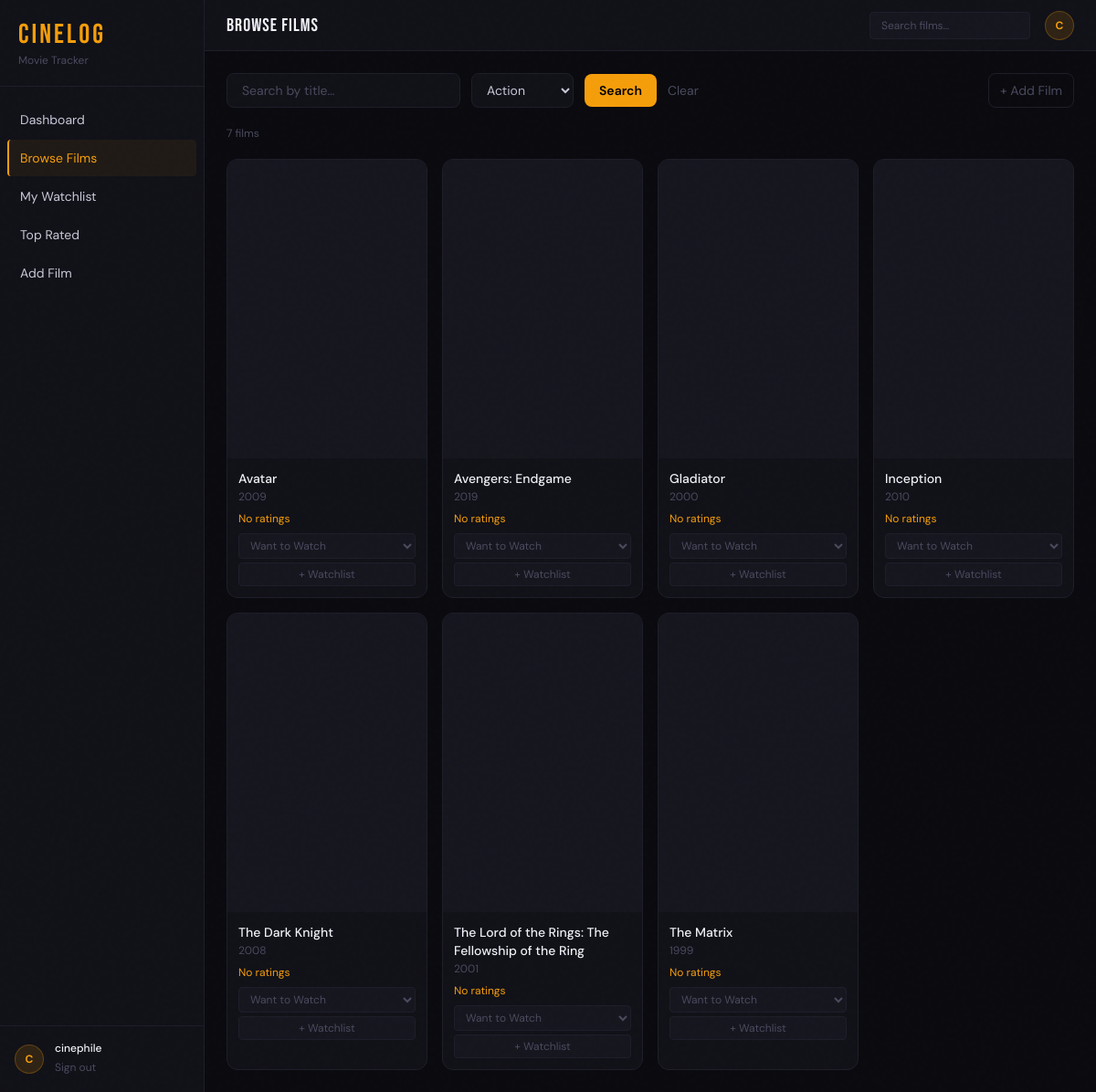
The app's page /movies.php?genre=Action (signed in) with its own data.
### tables this page shows
CREATE TABLE Movies (
    movie_id        INT AUTO_INCREMENT PRIMARY KEY,
    title           VARCHAR(200) NOT NULL,
    release_year    YEAR,
    duration_mins   INT,
    language        VARCHAR(50),
    poster_url      VARCHAR(500),
    created_at      DATETIME DEFAULT CURRENT_TIMESTAMP
);

### includes/db.php (called while the page is built, shortened)
<?php
function db_connect()
{
    static $conn = null;
    if ($conn === null) {
        $conn = new mysqli(DB_HOST, DB_USER, DB_PASS, DB_NAME);
        $conn->set_charset('utf8mb4');
    }
    return $conn;
}
function get_param_types(array $params): string
{
    $types = '';
    foreach ($params as $param) {
        if (is_int($param)) {
            $types .= 'i';
        } elseif (is_float($param)) {
            $types .= 'd';
        } else {
            $types .= 's';
        }
    }
    return $types;
}
function ref_values(array &$arr): array
{
    $refs = [];
    foreach ($arr as $key => $value) {
        $refs[$key] = &$arr[$key];
    }
    return $refs;
}
function db_prepare(string $sql, array $params = [])
{
    $conn = db_connect();
    $stmt = $conn->prepare($sql);
    if (!empty($params)) {
        $types = get_param_types($params);
        call_user_func_array([$stmt, 'bind_param'], array_merge([$types], ref_values($params)));
    }
    return $stmt;
}
function db_fetch_all(string $sql, array $params = []): array
{
    $stmt = db_prepare($sql, $params);
    $stmt->execute();
    $result = $stmt->get_result();
    $rows = $result->fetch_all(MYSQLI_ASSOC);
    return $rows ?: [];
}

### movies.php (the view, shortened to what this page needs)
<?php
$q = trim($_GET['q'] ?? '');
$genre = trim($_GET['genre'] ?? '');
$params = [$_SESSION['user_id']];
$sql = "SELECT DISTINCT m.movie_id, m.title, m.release_year, m.duration_mins, m.language, m.poster_url, ROUND(AVG(r.score),1) AS avg_score, COUNT(DISTINCT r.rating_id) AS rating_count, w.status AS my_status FROM Movies m LEFT JOIN Ratings r ON r.movie_id = m.movie_id LEFT JOIN Watchlist w ON w.movie_id = m.movie_id AND w.user_id = ? LEFT JOIN MovieGenres mg ON mg.movie_id = m.movie_id LEFT JOIN Genres g ON g.genre_id = mg.genre_id WHERE 1=1";
if ($genre !== '') {
    $sql .= ' AND g.genre_name = ?';
    $params[] = $genre;
}
$sql .= ' GROUP BY m.movie_id ORDER BY m.title';
$movies = db_fetch_all($sql, $params);
$genres = db_fetch_all('SELECT genre_name FROM Genres ORDER BY genre_name');
include __DIR__ . '/partials/header.php';
?>
<div class="space-y-5" x-data="{ addModal: false, selectedMovie: null }">
  <div class="flex items-center gap-3">
    <form method="get" class="flex items-center gap-3 flex-1">
      <input name="q" value="<?= htmlspecialchars($q) ?>" placeholder="Search by title…"
             class="bg-[#111118] border border-[#1e1e2a] rounded-lg px-4 py-2 text-sm text-[#c8c8d8] placeholder-[#4a4a5e] focus:outline-none focus:border-[#f59e0b66] w-64 transition-colors" />
      <select name="genre"
              class="bg-[#111118] border border-[#1e1e2a] rounded-lg px-3 py-2 text-sm text-[#c8c8d8] focus:outline-none focus:border-[#f59e0b66] transition-colors">
        <?php foreach ($genres as $g): ?>
          <option value="<?= htmlspecialchars($g['genre_name']) ?>" <?= $g['genre_name'] === $genre ? 'selected' : '' ?>><?= htmlspecialchars($g['genre_name']) ?></option>
        <?php endforeach; ?>
      </select>
      <button type="submit" class="bg-[#f59e0b] hover:bg-[#d97706] text-black text-sm font-semibold px-4 py-2 rounded-lg transition-colors">Search</button>
      <?php if ($q !== '' || $genre !== ''): ?>
        <a href="movies.php" class="text-sm text-[#4a4a5e] hover:text-[#f59e0b] transition-colors">Clear</a>
      <?php endif; ?>
    </form>
    <a href="add_movie.php" class="flex items-center gap-2 text-sm text-[#4a4a5e] hover:text-[#f59e0b] transition-colors border border-[#1e1e2a] hover:border-[#f59e0b44] rounded-lg px-3 py-2">+ Add Film</a>
  </div>
  <p class="text-xs text-[#4a4a5e]"><?= count($movies) ?> film<?= count($movies) !== 1 ? 's' : '' ?></p>
  <?php if (count($movies)): ?>
    <div class="grid grid-cols-2 md:grid-cols-3 lg:grid-cols-4 xl:grid-cols-5 gap-4">
      <?php foreach ($movies as $m): ?>
        <div class="poster-hover bg-[#111118] border border-[#1e1e2a] rounded-xl overflow-hidden group">
          <a href="movie.php?id=<?= $m['movie_id'] ?>">
            <div class="aspect-[2/3] bg-[#16161f] flex items-center justify-center overflow-hidden">
            </div>
          </a>
          <div class="p-3">
            <a href="movie.php?id=<?= $m['movie_id'] ?>" class="text-sm font-medium text-[#f0f0f8] hover:text-[#f59e0b] transition-colors line-clamp-1 block"><?= htmlspecialchars($m['title']) ?></a>
            <p class="text-xs text-[#4a4a5e] mt-0.5"><?= $m['release_year'] ?: '—' ?></p>
            <div class="flex items-center justify-between mt-2">
              <span class="text-xs text-[#f59e0b]"><?= $m['avg_score'] ? '⭐ ' . htmlspecialchars($m['avg_score']) : 'No ratings' ?></span>
            </div>
            <form action="watchlist_add.php" method="post" class="mt-2">
              <select name="status" class="w-full bg-[#16161f] border border-[#1e1e2a] text-[#4a4a5e] text-xs rounded px-2 py-1 focus:outline-none focus:border-[#f59e0b44] mb-1">
                <option value="want_to_watch">Want to Watch</option>
              </select>
              <button type="submit" class="w-full bg-[#16161f] hover:bg-[#f59e0b22] border border-[#1e1e2a] hover:border-[#f59e0b44] text-[#4a4a5e] hover:text-[#f59e0b] text-xs py-1 rounded transition-colors">+ Watchlist</button>
            </form>
          </div>
        </div>
      <?php endforeach; ?>
    </div>
  <?php endif; ?>
</div>
<?php include __DIR__ . '/partials/footer.php'; ?>

### partials/header.php (style rules this page uses)
body { font-family: 'DM Sans', sans-serif; }
.film-grain::before { content:''; position:fixed; inset:0; pointer-events:none; z-index:999; opacity: 0.4; }
.poster-hover { transition: transform .2s ease, box-shadow .2s ease; }

### records on screen
movies: title "Avatar", release_year "2009"
movies: title "Avengers: Endgame", release_year "2019"
movies: title "Gladiator", release_year "2000"
movies: title "Inception", release_year "2010"
movies: title "The Dark Knight", release_year "2008"
movies: title "The Lord of the Rings: The Fellowship of the Ring", release_year "2001"
movies: title "The Matrix", release_year "1999"

### other values on screen
$link['label'] "Dashboard"
$link['label'] "Browse Films"
$link['label'] "My Watchlist"
$link['label'] "Top Rated"
$link['label'] "Add Film"
substr($user['username'] ?? 'U', 0, 1) "C"
$user['username'] "cinephile"
$pageHeading "Browse Films"
count($movies) "7"
form field genre "Action"
